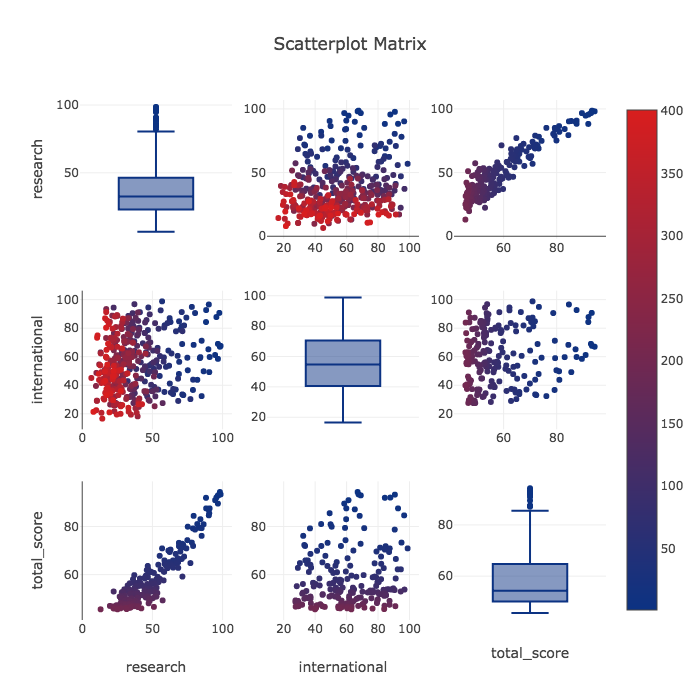

This chart was generated by the following Python code:

#l7_scatter matrix plot.py

#Scatter Matrix Plots
#Scatter Matrix = it helps us to see covariance and relation between more than 2 features

# 
#import figure factory as ff
#create_scatterplotmatrix = creates scatter plot
#data2015 = prepared data. It includes research, international and total scores with index from 1 to 401
#colormap = color map of scatter plot
#colormap_type = color type of scatter plot
#height and weight

# data from
# https://github.com/arnaudbenard/university-ranking/blob/master/timesData.csv

import plotly.graph_objs as go
from plotly.tools import FigureFactory as FF

import numpy as np
import pandas as pd
import scipy

import plotly.plotly as py
import plotly.figure_factory as ff

# generated at https://plot.ly/settings/api
py.sign_in('adonea','2i7tqPLIVD6kI9nJ3EFM')

#Let us import a dataset to perform our statistics. We will be looking at the consumption of alcohol by country in 2010.

data = pd.read_csv('timesData.csv')

# prepare data
dataframe = data[data.year == 2015]
data2015 = dataframe.loc[:,["research","international", "total_score"]]
data2015["index"] = np.arange(1,len(data2015)+1)
# scatter matrix
fig = ff.create_scatterplotmatrix(data2015, diag='box', index='index',colormap='Portland',
                                  colormap_type='cat',
                                  height=700, width=700)
  
py.plot(fig)
